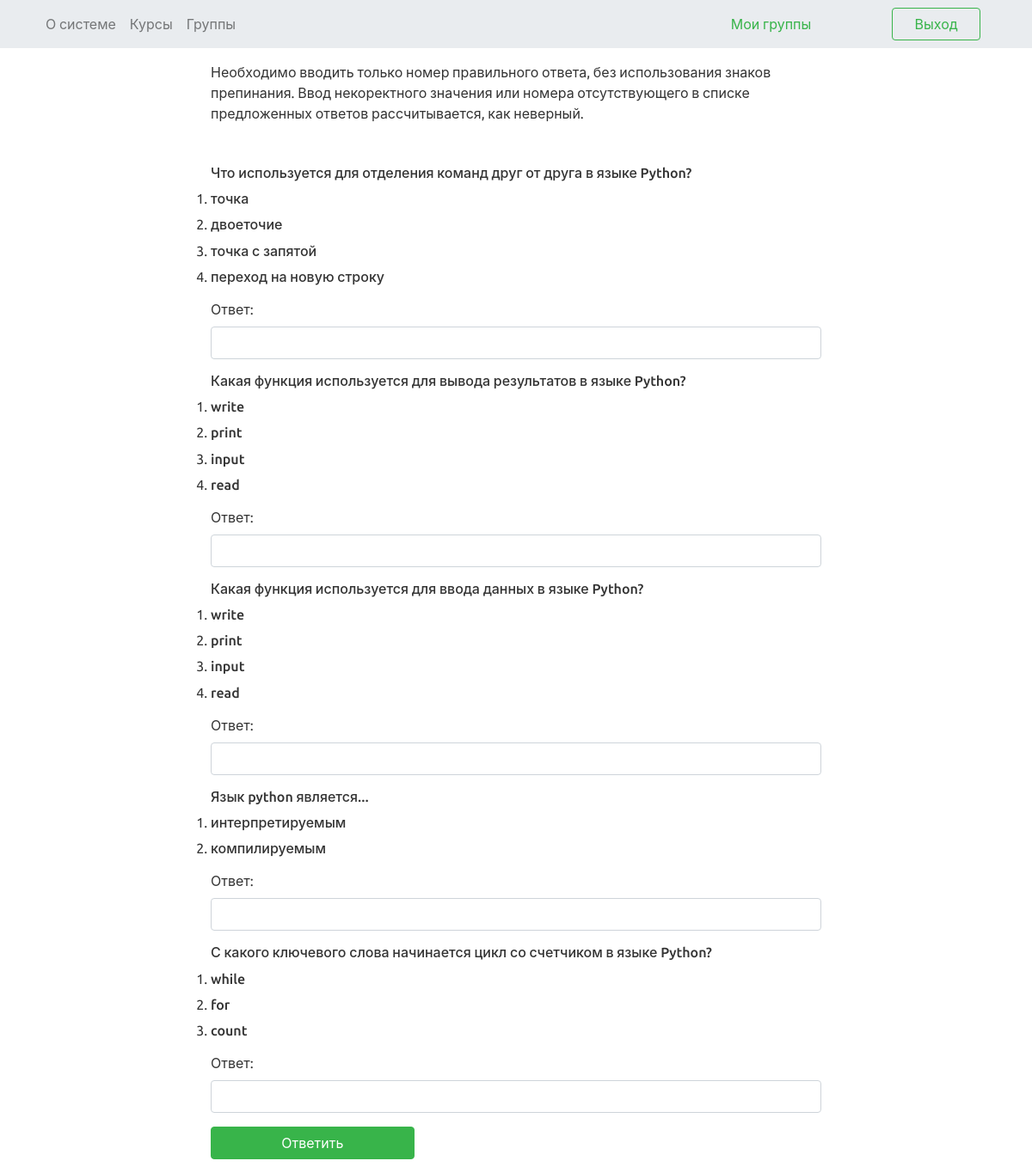
The page /pass_test/3 (signed in) on the database its author committed.
### learn_app/models.py (models this page shows)
class Question(models.Model):
    text = models.CharField(max_length=80, verbose_name='Вопрос')
    test = models.ForeignKey(Test, on_delete=models.CASCADE)
    right_answer = models.IntegerField(verbose_name='Номер правильного ответа')
    answers = models.CharField(max_length=500, verbose_name='Варианты ответов (вводить через ",")',
                               help_text='Введите варианты ответов через , ', null=True)
    def __str__(self):
        return self.text
    def answers_as_list(self):
        return self.answers.split(',')

### learn_app/views.py (the view, shortened to what this page needs)
# urls.py: path('pass_test/<str:id>', view.TestPass.as_view(), name='test_pass_url'),
class TestPass(View):
    model = Test
    def get(self, request, id):
        questions = list(Question.objects.filter(test=id))
        test = {}
        for question in questions:
            test[question] = PassTestForm(instance=UserAnswer(), prefix=str(question))
        return render(request, 'test_pass.html', context={'form': test})

### templates/test_pass.html (shortened to what this page needs)
{% extends 'base.html' %}
{% block content %}
{% load static %}
    <link rel="stylesheet" type="text/css" href="{% static 'index.css' %}">
<div class = 'd-flex justify-content-center'>
    <form method="POST" class="m-3 col-lg-8" role="form">
        <div class="mb-5">Необходимо вводить только номер правильного ответа, без использования знаков препинания.
            Ввод некоректного значения или номера отсутствующего в списке предложенных ответов рассчитывается, как неверный.</div>
            {% for question, answer in form.items %}
                <div class="form-group">
                    <h6>{{ question.text }}</h6>
                    <ol>
                        {% for question_answer in question.answers_as_list %}
                            <li><h6>{{ question_answer }}</h6></li>
                        {% endfor %}
                    </ol>
                    {{ answer }}
                </div>
            {% endfor %}
            <button type="submit" class = 'btn btn-success col-lg-4'>Ответить</button>
    </form>
</div>
{% endblock %}

### easy_learn/static/index.css (style rules this page uses)
* { padding: 0px; margin: 0px; }

### rows shown on the page
Question: text "Что используется для отделения команд друг от друга в языке Python?", answers_as_list "точка" "двоеточие" "точка с запятой" "переход на новую строку"
Question: text "Какая функция используется для вывода результатов в языке Python?", answers_as_list "write" "print" "input" "read"
Question: text "Какая функция используется для ввода данных в языке Python?", answers_as_list "write" "print" "input" "read"
Question: text "Язык python является...", answers_as_list "интерпретируемым" "компилируемым"
Question: text "С какого ключевого слова начинается цикл со счетчиком в языке Python?", answers_as_list "while" "for" "count"
